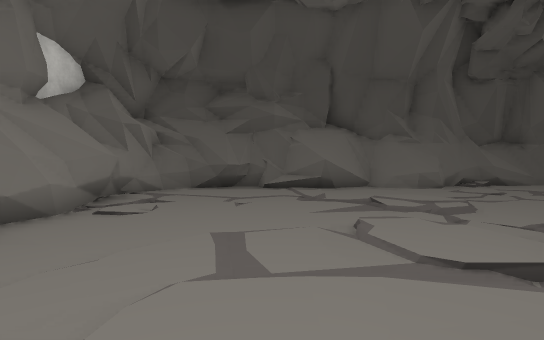
view 1 (above)

24 first-person views from a walk through a 3-D level made in the Unity game engine. The camera is 1.4 m above the floor, tilts 2° down and sees 85° across. Doors are open. The floor is counted in squares, 2 m on a side. Each view is taken from the middle of a square. On the plan, view 1 faces up. The plan holds only what a view shows up to about 10 squares ahead; the rest is blank. The player character is not drawn. Some surface patterns are stand-ins.

view 2
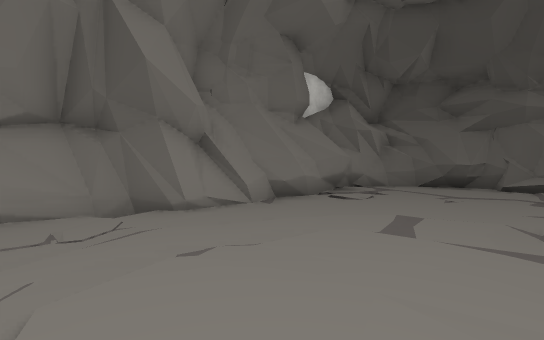

view 3
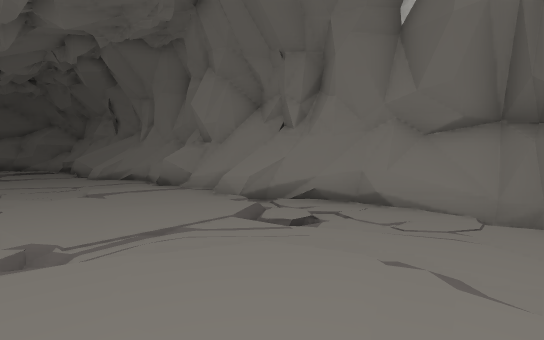

view 4
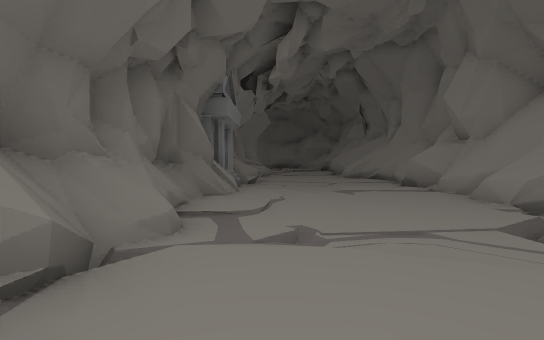

view 5
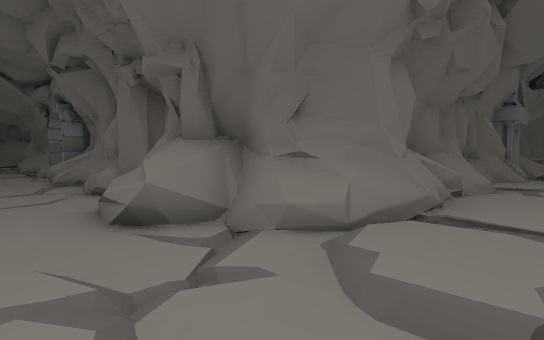

view 6
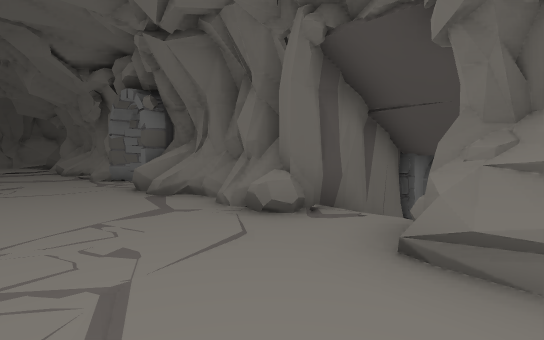

view 7
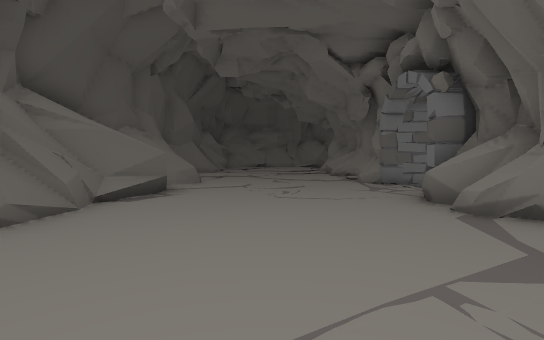

view 8
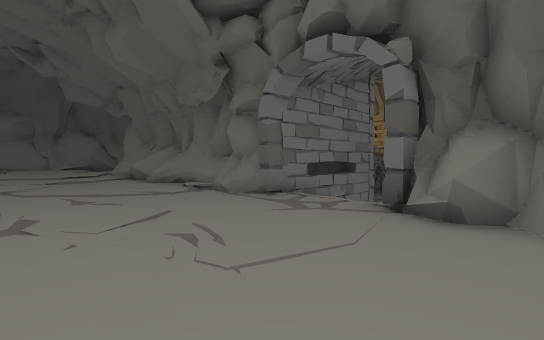

view 9
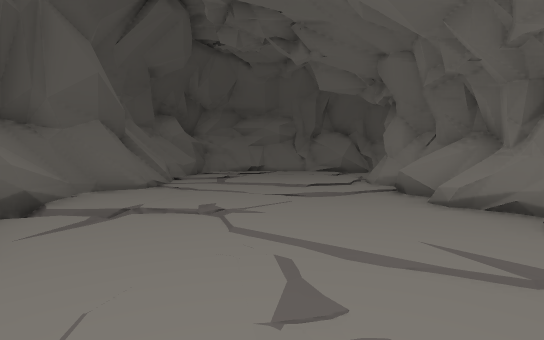

view 10
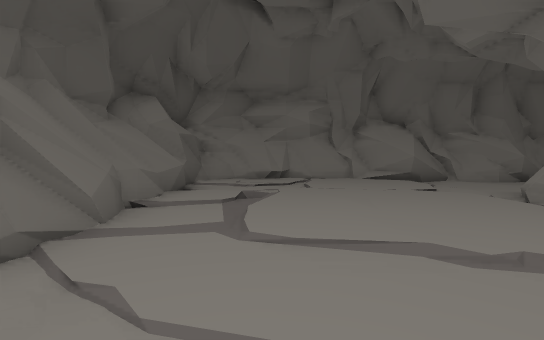

view 11
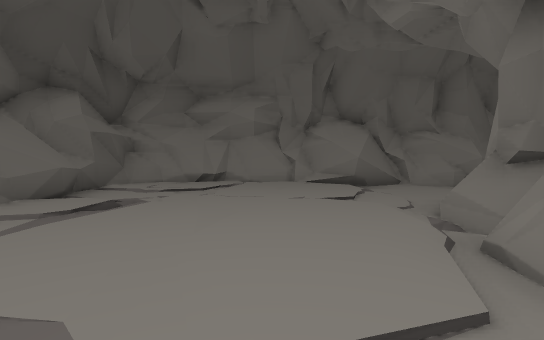

view 12
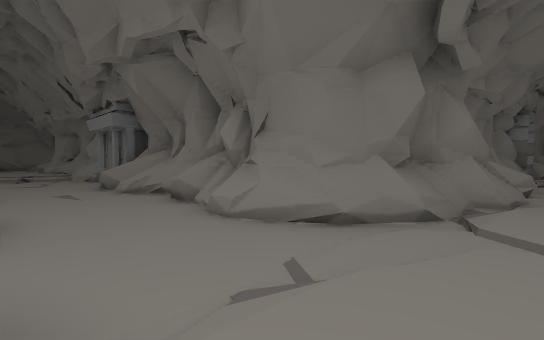

view 13
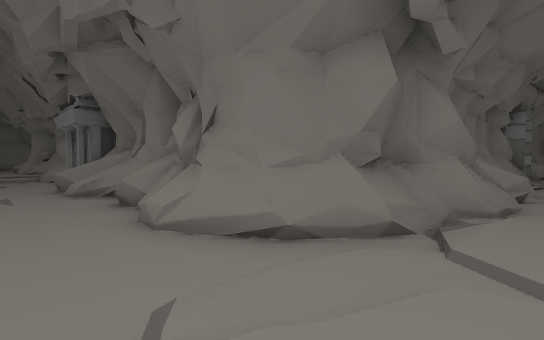

view 14
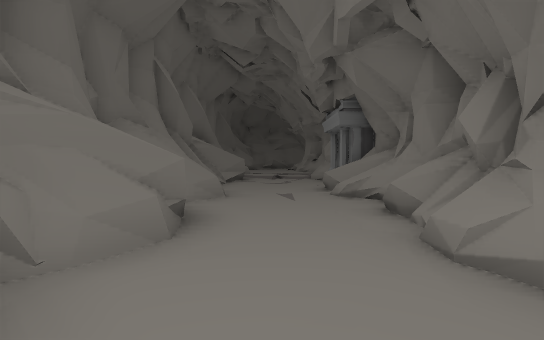

view 15
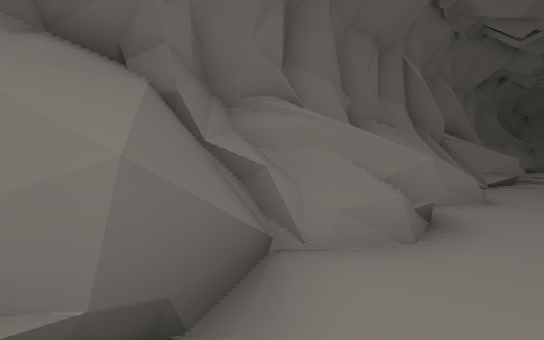

view 16
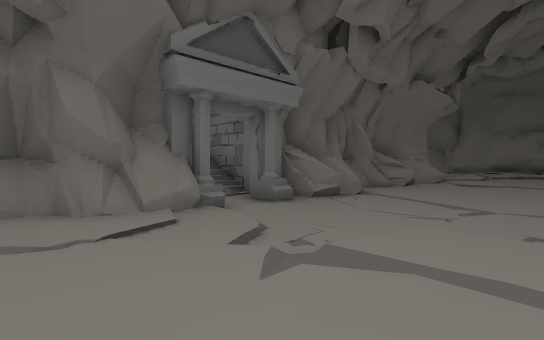

view 17
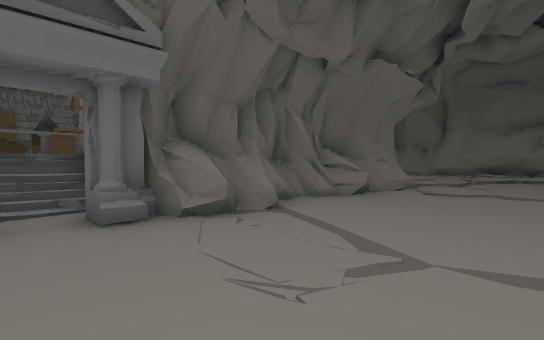

view 18
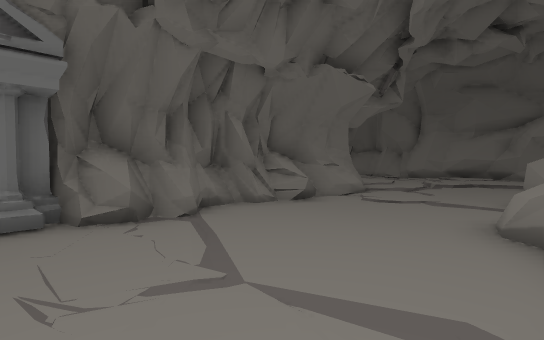

view 19
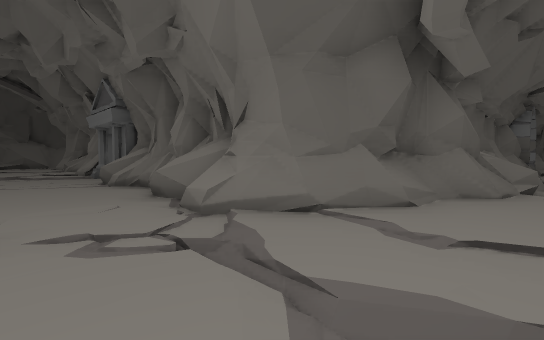

view 20
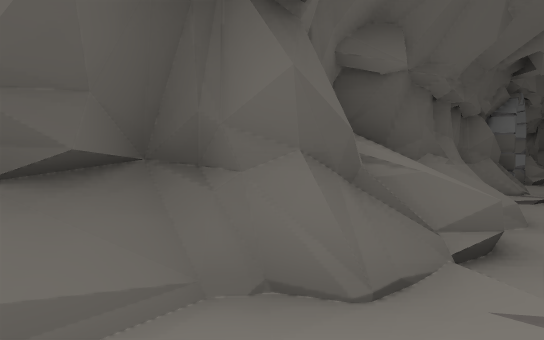

view 21
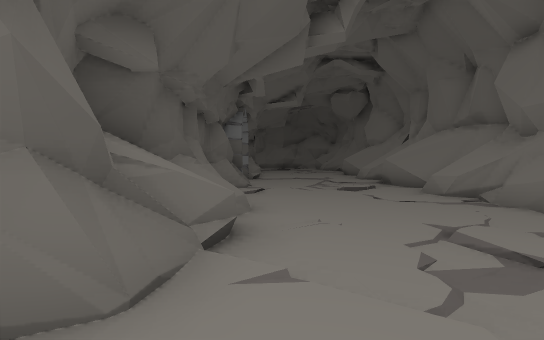

view 22
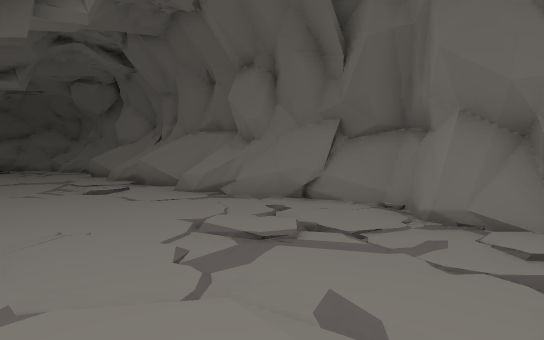

view 23
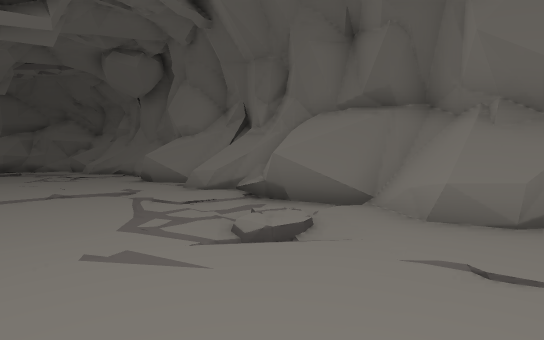

view 24
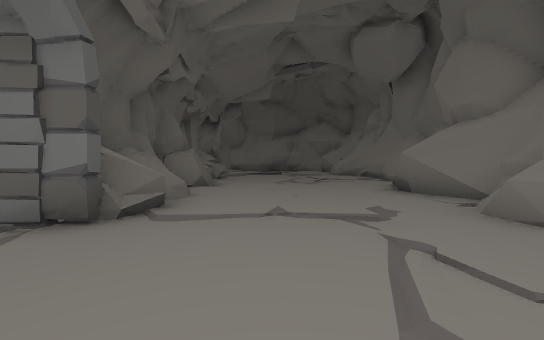

### Floor plan
Key: @ floor where view 1 was taken; # wall or solid block; . main floor; : floor 0.25 m higher than the main floor; - floor 0.25 m lower than the main floor; + floor 1.75 m higher than the main floor; / step, stairs or slope; D open door; = window, fence, low wall or low ledge; ^ raised ledge; v drop or lower ground; P pillar; O other object.
Columns run from 5 left of view 1 to 31 right of it. Each row starts with its distance up from view 1.
 12                    #             ###
 11      #           ######  vv      v ##
 10      ##==##########= /###^#####vv#v=#
  9  #####=#=###/..#=#= // .=..#^^###/#==
  8  #/................../.....::::/:::=#
  7  #/........................::::/:::=
  6  #//..//:..................:::::/::##
  5  #./...//.................:::::::::##
  4  #.....//.^/.....D.........::::::::#
  3  #../://=#OO.O#/#D..DD//#=^^#=/:///##
  2 ##..:///##O//###vvO/-######vv###...##
  1 ##..:::/#    #      #         ##...=#
  0 #^.::@:/#    #      #v        ##..==#
 -1 #^..:::/#   v       P         #^...##
 -2  # ::::/##  #                 #.... #
 -3  ##::::/#                     #=... #
 -4  ##:::::#                     #/..==#
 -5  #=::::##                    ##=...##
 -6  #^::/:#O                     O ...##
 -7  ##:/..OO=+  O                OO...##
 -8   /....OO=#  O                 O.//#
 -9   .....####                     ../#
-10   .....##
-11   .....##
-12   #..../#
-13   =....##
-14    ....##
-15   #//.=##
-16   #..//#
-17    ../:######v  v     v##OO
-18    ../:::/##=####DD.DD##.#O.
-19    ../::::/......D...D......
-20    //   //..................
-21         /.//..../...........
-22         ..//....//..........
-23         #/...////##.==.#//.
-24         ###^###//#######
-25           ######/#######
-26                ###

Where each view was taken, in squares from view 1:
view 1: 0 up, 0 right, facing up
view 2: 1 down, 1 right, facing up-left
view 3: 1 up, 1 right, facing down-left
view 4: 1 up, 1 right, facing down
view 5: 5 up, 1 right, facing down-right
view 6: 6 up, 5 right, facing down-right
view 7: 6 up, 7 right, facing right
view 8: 7 up, 11 right, facing down-right
view 9: 6 up, 15 right, facing right
view 10: 7 up, 20 right, facing right
view 11: 5 up, 21 right, facing right
view 12: 4 up, 29 right, facing down-left
view 13: 4 up, 28 right, facing down-left
view 14: 3 up, 28 right, facing down
view 15: 3 up, 28 right, facing down-right
view 16: 4 down, 2 left, facing down-right
view 17: 7 down, 2 left, facing down-right
view 18: 8 down, 3 left, facing down-right
view 19: 19 down, 1 left, facing up-right
view 20: 19 down, 3 right, facing up-right
view 21: 19 down, 3 right, facing right
view 22: 19 down, 3 right, facing down-right
view 23: 19 down, 9 right, facing down-right
view 24: 20 down, 12 right, facing right
